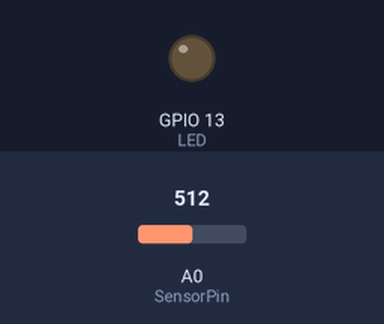
A sketch run on a simulated ESP8266 (NodeMCU). Parts: output pins drawn as LEDs (lit = HIGH). The test bench sets the inputs (shaded band); at power-on: A0 (SensorPin) = 512. WiFi joins after 1.5 s; servers stay silent unless stated; what the sketch prints to the serial monitor is not drawn.

Above: at 2.3 s.
At 6.9 s:
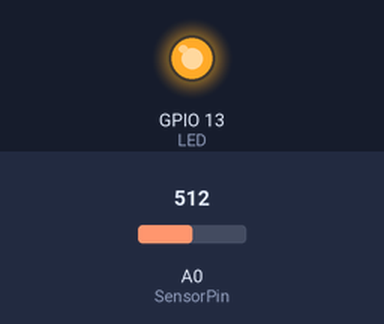
Timing chart, 0 to 8.4 s (numbered marks = the images above):
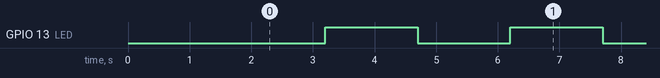

The sketch:

sketch_may11a.ino
```cpp
/*
 # This sample code is used to test the pH meter V1.0.
 # Editor : YouYou
 # Ver    : 1.0
 # Product: analog pH meter
 # SKU    : SEN0161
*/
#include <ESP8266WiFi.h> //node mcu wifi
#include <ThingSpeak.h> //ThingSpeak

#define SensorPin A0            //pH meter Analog output to Arduino Analog Input 0
#define Offset 0.00            //deviation compensate
#define LED 13
#define samplingInterval 20
#define printInterval 800
#define ArrayLenth  40    //times of collection
int pHArray[ArrayLenth];   //Store the average value of the sensor feedback
int pHArrayIndex=0;
const char* ssid = "Anwesha";
const char* pass = "muktarani";
//Thingspeak
//-------------------------------------------------
WiFiClient client ;
long id = 2401064;
const char* api = "17W1AWDNMT8MIUUV" ;
char ip[] = "184.106.153.149";

void setup(void)
{
  // WIFI
//-----------------------------------------
Serial.begin(9600);
Serial.println("Connecting to WiFi");
WiFi.begin(ssid,pass);
while(WiFi.status()!= WL_CONNECTED){
 Serial.print(".");
 delay(500);
}
 Serial.println("WiFi Connected");
 //ThingSpeak
 //--------------------------------------------
 ThingSpeak.begin(client);

  pinMode(LED,OUTPUT);
  Serial.begin(9600);
  Serial.println("pH meter experiment!");    //Test the serial monitor
}
void loop(void)
{


  static unsigned long samplingTime = millis();
  static unsigned long printTime = millis();
  static float pHValue,voltage;
  if(client.connect(ip,80)){

 //HCSR004
//  ------------------------------------------------------
//  Clears the trigPin condition
 digitalWrite(SensorPin, LOW);
 delayMicroseconds(2);
 // Sets the trigPin HIGH (ACTIVE) for 10 microseconds
 digitalWrite(SensorPin, HIGH);
 delayMicroseconds(10);
 digitalWrite(SensorPin, LOW);
  if(millis()-samplingTime > samplingInterval)
  {
      pHArray[pHArrayIndex++]=analogRead(SensorPin);
      if(pHArrayIndex==ArrayLenth)pHArrayIndex=0;
      voltage = avergearray(pHArray, ArrayLenth)*5.0/1024;
      pHValue = 3.5*voltage+Offset;
      samplingTime=millis();
  }
  if(millis() - printTime > printInterval)   //Every 800 milliseconds, print a numerical, convert the state of the LED indicator
  {
    Serial.print("Voltage:");
        Serial.print(voltage,2);
        Serial.print("    pH value: ");
    Serial.println(pHValue,2);
        digitalWrite(LED,digitalRead(LED)^1);
        printTime=millis();
  }
  }
  ThingSpeak.setField(1,pHValue);
 // ThingSpeak.setField(2,voltage);
 ThingSpeak.writeFields(id,api);
 client.stop();
 delay(1000);
}


double avergearray(int* arr, int number){
  int i;
  int max,min;
  double avg;
  long amount=0;
  if(number<=0){
    Serial.println("Error number for the array to avraging!/n");
    return 0;
  }
  if(number<5){   //less than 5, calculated directly statistics
    for(i=0;i<number;i++){
      amount+=arr[i];
    }
    avg = amount/number;
    return avg;
  }else{
    if(arr[0]<arr[1]){
      min = arr[0];max=arr[1];
    }
    else{
      min=arr[1];max=arr[0];
    }
    for(i=2;i<number;i++){
      if(arr[i]<min){
        amount+=min;        //arr<min
        min=arr[i];
      }else {
        if(arr[i]>max){
          amount+=max;    //arr>max
          max=arr[i];
        }else{
          amount+=arr[i]; //min<=arr<=max
        }
      }//if
    }//for
    avg = (double)amount/(number-2);
  }//if
  return avg;
}
```

Measured:
- by itself, GPIO 13 (LED): alternates HIGH for 1.5 s and LOW for 1.5 s
